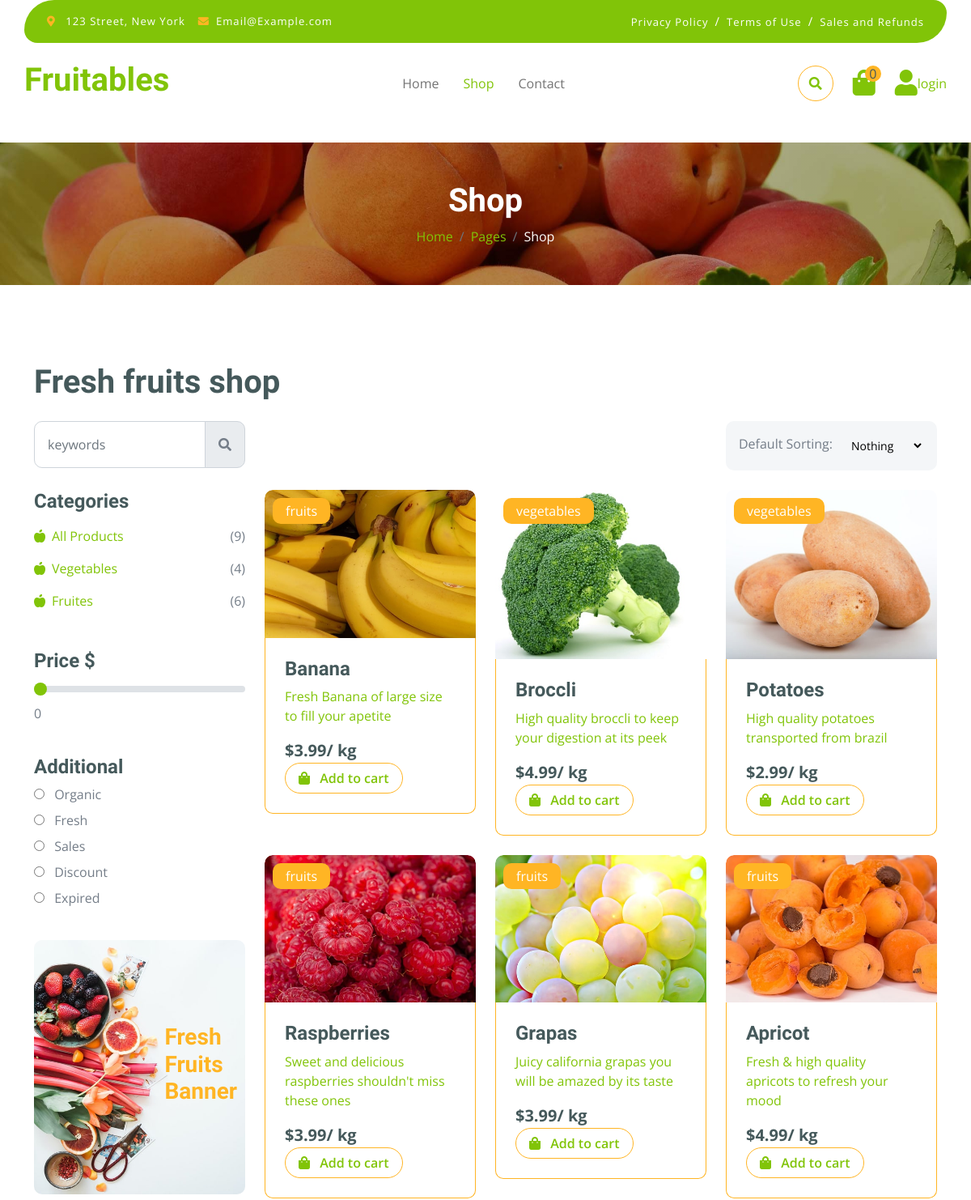
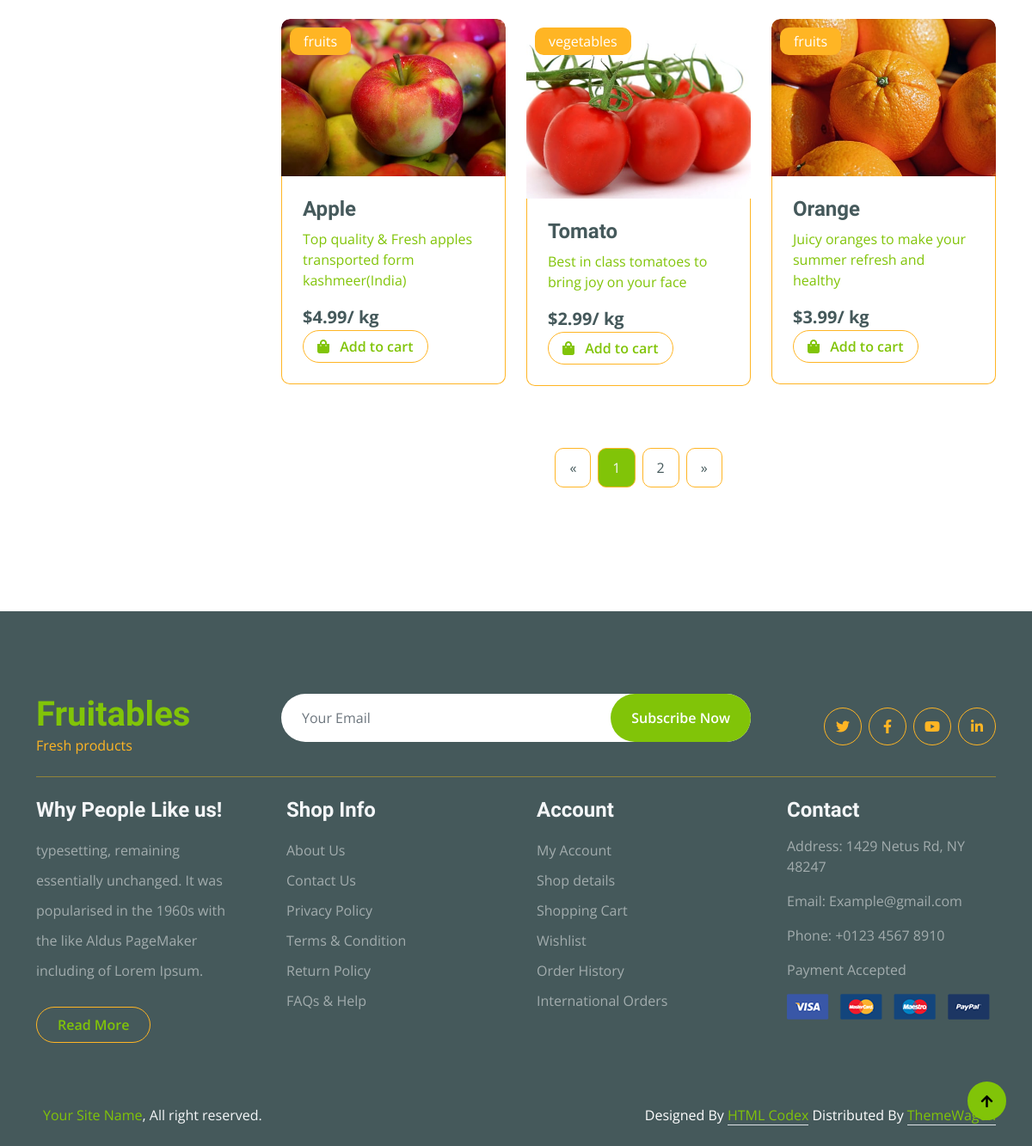
Page /shop on the committed database (2 pictures, top to bottom).
### shop/models.py (models this page shows, shortened)
class Product(models.Model):
    title = models.CharField(max_length=100)
    description = models.CharField(max_length=300)
    price = models.FloatField()
    image = models.ImageField(upload_to='images/')
    card_image = models.ImageField(upload_to='images/', null=True)
    category = models.CharField(choices=choices, default='fruits', max_length=10, null=True)

### shop/views.py (the view, shortened to what this page needs)
# urls.py: path('', include('shop.urls')),
def shop(request):
    context = {}
    prices = ['1', '2', '3', '4', '5', '6','7', '8', '9', '10']
    search_post = request.GET.get('search')
    sort_product = request.GET.get('sort')
    if search_post:
        products = Product.objects.filter(Q(title__icontains=search_post) | Q(description__icontains=search_post))
    else:
        products = Product.objects.all()
    fruite_count = Product.objects.filter(category='fruits').count()
    vegetable_count = Product.objects.filter(category='vegetables').count()
    paginator = Paginator(products, 9)
    page_number = request.GET.get('page')
    page_obj = paginator.get_page(page_number)
    context = {'products': page_obj, 'fruite_count': fruite_count, 'vegetable_count': vegetable_count}
    if request.user.is_authenticated:
        cart,created = Cart.objects.get_or_create(user=request.user)
        cart_items = cartItem.objects.filter(cart=cart).all()
        context['cart_count'] = cart_items.count()
    return render(request, 'shop/shop.html', context=context)

### shop/templates/shop/shop.html (shortened to what this page needs)
{% load static %}
<!DOCTYPE html>
<html lang="en">
{% include 'shop/head.html'%}
   <body>
        {% include 'shop/navbar.html'%}
        <div class="container-fluid page-header py-5">
            <h1 class="text-center text-white display-6">Shop</h1>
            <ol class="breadcrumb justify-content-center mb-0">
                <li class="breadcrumb-item"><a href="#">Home</a></li>
                <li class="breadcrumb-item"><a href="#">Pages</a></li>
                <li class="breadcrumb-item active text-white">Shop</li>
            </ol>
        </div>
        <div class="container-fluid fruite py-5">
            <div class="container py-5">
                <h1 class="mb-4">Fresh fruits shop</h1>
                <div class="row g-4">
                    <div class="col-lg-12">
                        <div class="row g-4">
                            <div class="col-xl-3">
                                <form action="{% url "shop" %}">
                                    <div class="input-group w-100 mx-auto d-flex">
                                        <input name='search' type="search" class="form-control p-3" placeholder="keywords" aria-describedby="search-icon-1">
                                        <button type="submit" id="search-icon-1" class="input-group-text p-3"><i class="fa fa-search"></i></button>
                                    </div>
                                </form>
                           </div>
                            <div class="col-6"></div>
                            <div class="col-xl-3">
                                <div class="bg-light ps-3 py-3 rounded d-flex justify-content-between mb-4">
                                    <label for="fruits">Default Sorting:</label>
                                    <select id="sort-options" name="fruitlist" class="border-0 form-select-sm bg-light me-3" form="fruitform">
                                        <option value="nothing">Nothing</option>
                                    </select>
                                </div>
                            </div>
                        </div>
                        <div class="row g-4">
                            <div class="col-lg-3">
                                <div class="row g-4">
                                    <div class="col-lg-12">
                                        <div class="mb-3">
                                            <h4>Categories</h4>
                                            <ul class="list-unstyled fruite-categorie">
                                                <li>
                                                    <div class="d-flex justify-content-between fruite-name">
                                                        <a href="#"><i class="fas fa-apple-alt me-2"></i>All Products</a>
                                                        <span>({{products|length}})</span>
                                                    </div>
                                                </li>
                                                <li>
                                                    <div class="d-flex justify-content-between fruite-name">
                                                        <a href="#"><i class="fas fa-apple-alt me-2"></i>Vegetables</a>
                                                        <span>({{vegetable_count}})</span>
                                                    </div>
                                                </li>
                                                <li>
                                                    <div class="d-flex justify-content-between fruite-name">
                                                        <a href="#"><i class="fas fa-apple-alt me-2"></i>Fruites</a>
                                                        <span>({{fruite_count}})</span>
                                                    </div>
                                                </li>
                                            </ul>
                                        </div>
                                    </div>
                                    <div class="col-lg-12">
                                        <div class="mb-3">
                                            <h4 class="mb-2">Price $</h4>
                                            <input type="range" class="form-range w-100" id="rangeInput" name="rangeInput" min="0" max="10" value="0" oninput="amount.value=rangeInput.value">
                                            <output id="amount" name="amount" min-value="0" max-value="10" for="rangeInput">0</output>
                                        </div>
                                    </div>
                                    <div class="col-lg-12">
                                        <div class="mb-3">
                                            <h4>Additional</h4>
                                            <div class="mb-2">
                                                <input type="radio" class="me-2" id="Categories-1" name="Categories-1" value="Beverages">
                                                <label for="Categories-1"> Organic</label>
                                            </div>
                                            <div class="mb-2">
                                                <input type="radio" class="me-2" id="Categories-2" name="Categories-1" value="Beverages">
                                                <label for="Categories-2"> Fresh</label>
                                            </div>
                                            <div class="mb-2">
                                                <input type="radio" class="me-2" id="Categories-3" name="Categories-1" value="Beverages">
                                                <label for="Categories-3"> Sales</label>
                                            </div>
                                            <div class="mb-2">
                                                <input type="radio" class="me-2" id="Categories-4" name="Categories-1" value="Beverages">
                                                <label for="Categories-4"> Discount</label>
                                            </div>
                                            <div class="mb-2">
                                                <input type="radio" class="me-2" id="Categories-5" name="Categories-1" value="Beverages">
                                                <label for="Categories-5"> Expired</label>
                                            </div>
                                        </div>
                                    </div>
                                    <div class="col-lg-12">
                                        <div class="position-relative">
                                            <img src="{% static "img/banner-fruits.jpg" %}" class="img-fluid w-100 rounded" alt="">
                                            <div class="position-absolute" style="top: 50%; right: 10px; transform: translateY(-50%);">
                                                <h3 class="text-secondary fw-bold">Fresh <br> Fruits <br> Banner</h3>
                                            </div>
                                        </div>
                                    </div>
                                </div>
                            </div>
                            <div class="col-lg-9">
                                <div id="products-container" class="row g-4 justify-content-center">
                                    {% for product in products %}
                                    <div class="col-md-6 col-lg-6 col-xl-4">
                                        <a href="{% url "product-detail" product.id %}">
                                            <div class="rounded position-relative fruite-item">
                                                <div class="fruite-img">
                                                    <img src="{{ product.image.url }}" class="img-fluid w-100 rounded-top" alt="">
                                                </div>
                                                <div class="text-white bg-secondary px-3 py-1 rounded position-absolute" style="top: 10px; left: 10px;">{{product.category}}</div>
                                                <div class="p-4 border border-secondary border-top-0 rounded-bottom">
                                                    <h4>{{product.title}}</h4>
                                                    <p>{{product.description}}</p>
                                                    <div class="d-flex justify-content-between flex-lg-wrap">
                                                        <p class="text-dark fs-5 fw-bold mb-0">${{product.price}}/ kg</p>
                                                    <button href="#" value="{{product.id}}" class="add-cart btn border border-secondary rounded-pill px-3 text-primary"><i class="fa fa-shopping-bag me-2 text-primary"></i> Add to cart
                                                    </button>
                                                    </div>
                                                </div>
                                            </div>
                                        </a>
                                    </div>
                                    {% endfor %}
                                    <div class="col-12">
                                        <div class="pagination d-flex justify-content-center mt-5">
                                            {% if products.has_previous %}
                                                <a href="?page={{ products.previous_page_number }}" class="rounded">&laquo;</a>
                                            {% else %}
                                                <a href="#" class="rounded disabled">&laquo;</a>
                                            {% endif %}
                                            {% for num in products.paginator.page_range %}
                                                {% if products.number == num %}
                                                    <a href="?page={{ num }}" class="active rounded">{{ num }}</a>
                                                {% else %}
                                                    <a href="?page={{ num }}" class="rounded">{{ num }}</a>
                                                {% endif %}
                                            {% endfor %}
                                            {% if products.has_next %}
                                                <a href="?page={{ products.next_page_number }}" class="rounded">&raquo;</a>
                                            {% else %}
                                                <a href="#" class="rounded disabled">&raquo;</a>
                                            {% endif %}
                                        </div>
                                    </div>
                                </div>
                            </div>
                        </div>
                    </div>
                </div>
            </div>
        </div>
        {% include 'shop/footer.html'%}
    </body>
</html>

### rows in the picture
Product: image (picture), category "fruits", title "Banana", description "Fresh Banana of large size to fill your apetite", price "3.99", {{ product.id }} 1 (drawn)
Product: image (picture), category "vegetables", title "Broccli", description "High quality broccli to keep your digestion at its peek", price "4.99", {{ product.id }} 2 (drawn)
Product: image (picture), category "vegetables", title "Potatoes", description "High quality potatoes transported from brazil", price "2.99", {{ product.id }} 3 (drawn)
Product: image (picture), category "fruits", title "Raspberries", description "Sweet and delicious raspberries shouldn't miss these ones", price "3.99", {{ product.id }} 4 (drawn)
Product: image (picture), category "fruits", title "Grapas", description "Juicy california grapas you will be amazed by its taste", price "3.99", {{ product.id }} 5 (drawn)
Product: image (picture), category "fruits", title "Apricot", description "Fresh & high quality apricots to refresh your mood", price "4.99", {{ product.id }} 6 (drawn)
Product: image (picture), category "fruits", title "Apple", description "Top quality & Fresh apples transported form kashmeer(India)", price "4.99", {{ product.id }} 7 (drawn)
Product: image (picture), category "vegetables", title "Tomato", description "Best in class tomatoes to bring joy on your face", price "2.99", {{ product.id }} 8 (drawn)
Product: image (picture), category "fruits", title "Orange", description "Juicy oranges to make your summer refresh and healthy", price "3.99", {{ product.id }} 9 (drawn)

### other values in the picture
{{ products|length }} "9"
{{ vegetable_count }} "4"
{{ fruite_count }} "6"
{{ num }} "1"
{{ num }} "2"
